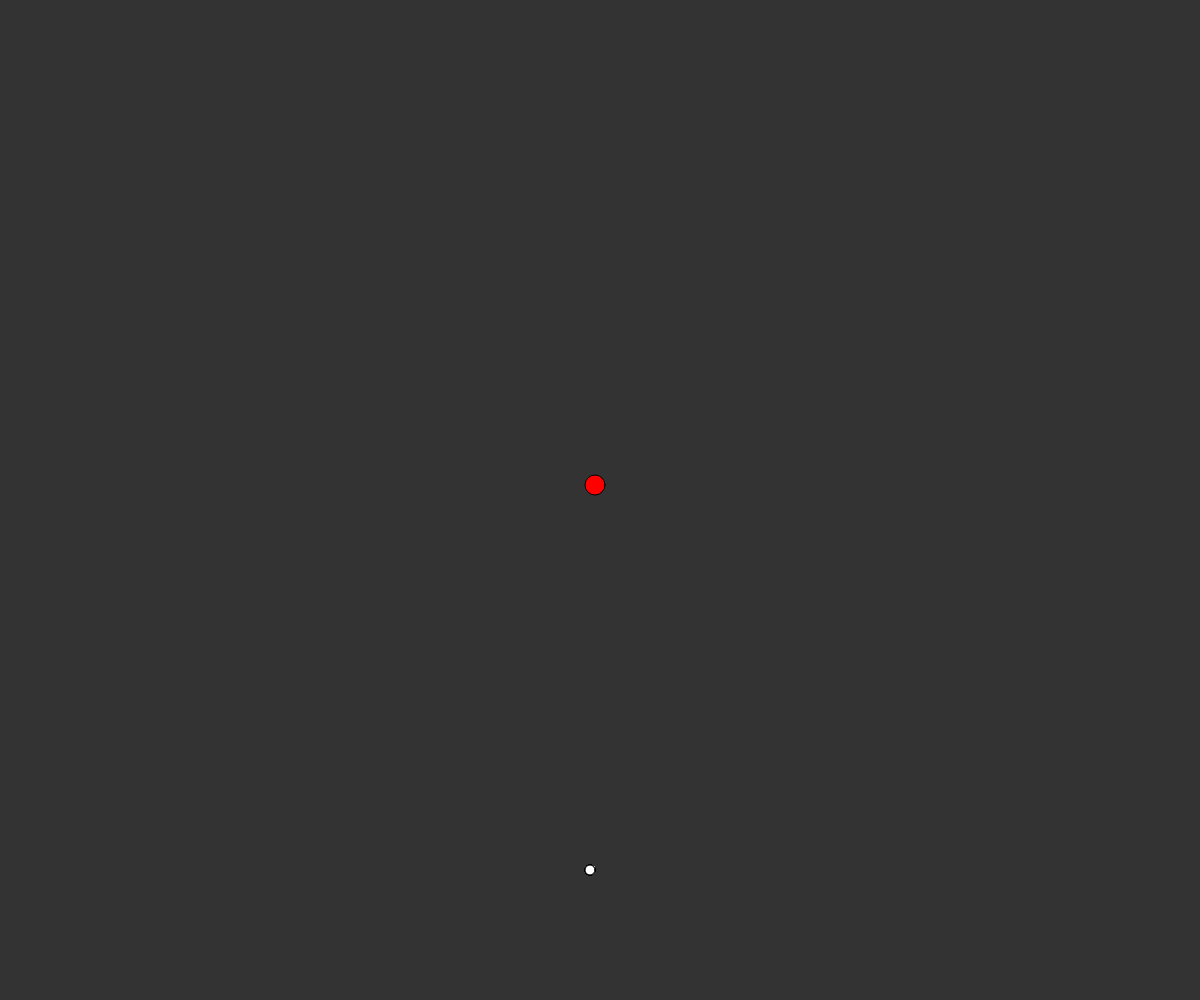
Frame 1 (no input)
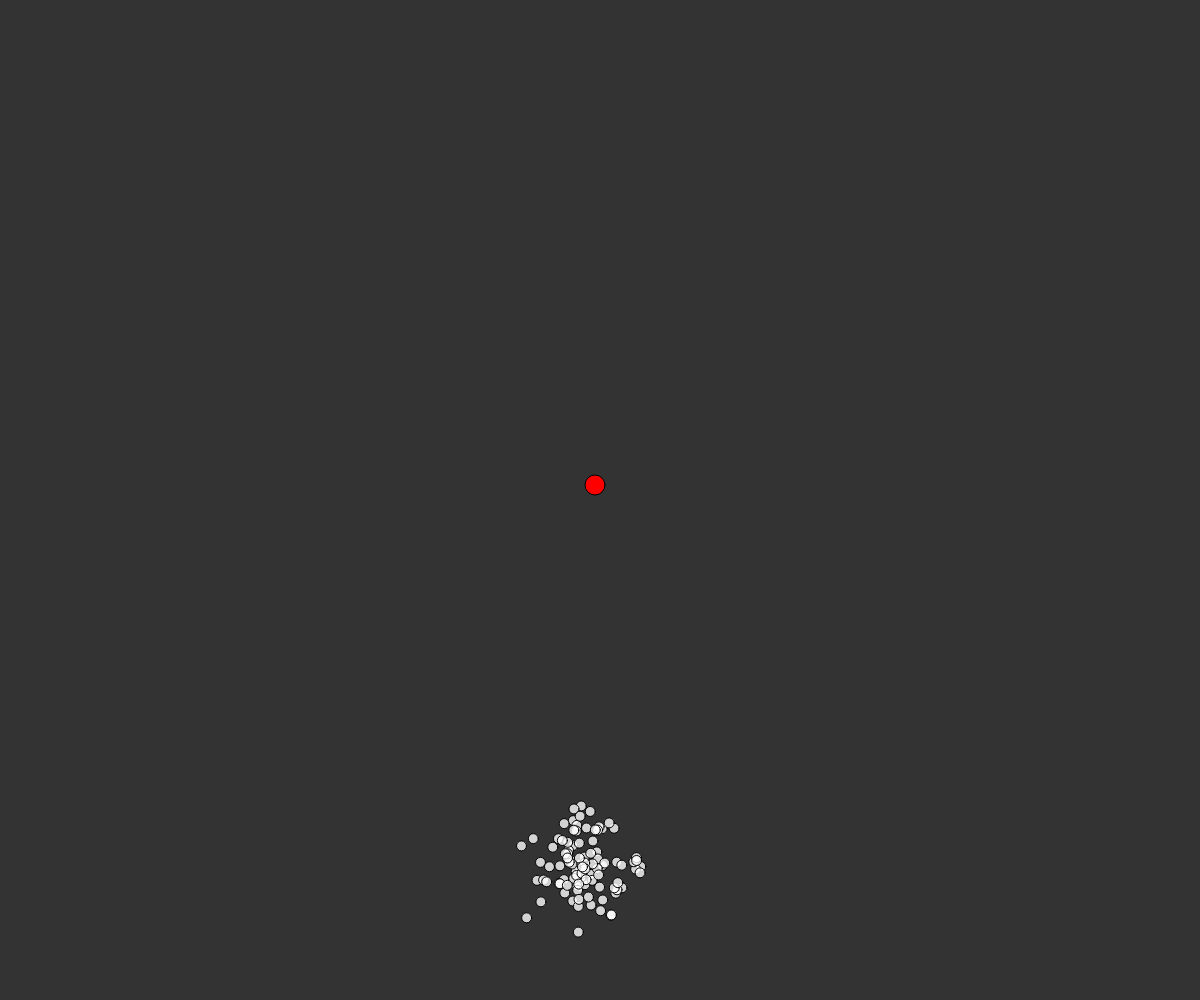
Frame 60 (no input)
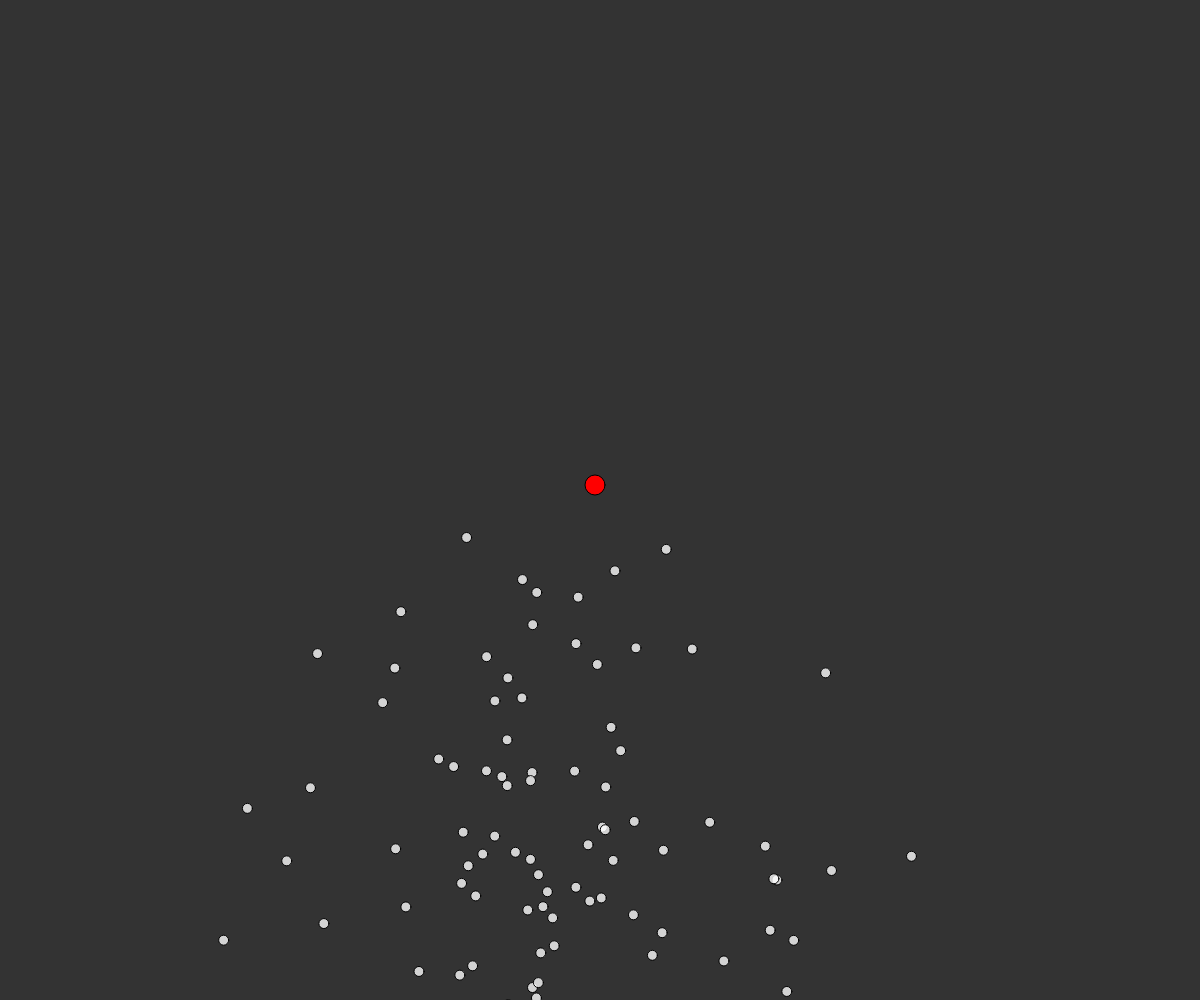
Frame 120 (the mouse pressed at the canvas centre since frame 60)

The p5.js sketch that drew these frames (run headless with seeded random() and noise() and a simulated clock; from frame 60 on, the mouse is pressed at the canvas centre):

// p5.js sketch
// ── sketch.js
let w = 10;
let h = 30;
let rockets = new Array();
let g = -0.0;
let x_target = 0;
let y_target = -500;
let Ratio = 5;
let rocketpower = 0.01;


function setup() {
	createCanvas(windowWidth, windowHeight);

	for (let i = 0; i < 100; i++) {
		/* 		V0 = createVector(random(-1, 1), 1).setMag(random(2, 5));
		 */
		V0 = createVector(0, 0)
		A0 = createVector(0, g);
		rockets[i] = new Rocket(0, -100, V0, A0, 100);
	}

	slider = createSlider(0.001, 0.5);


}

function draw() {
	background(51);
	translate(width / 2 - w / 2, height - h / 2)
	slider.show();

	push();
	fill(255,0,0)
	ellipse(x_target, y_target, 20, 20);
	pop();

	for (let i = 0; i < rockets.length; i++) {
		rockets[i].update();
		rockets[i].show();
	}


	let fmax = 0;

	if (rockets[0].ThrusterCount >= 200) {
		let MatingPool = new Array();
		let childrockets = new Array();
		for (let i = 0; i < rockets.length; i++) {
			let f = floor(rockets[i].fitness(x_target, y_target) * 100);
			if (f > fmax){ fmax = f;}
			for (let j = 0; j < f; j++) {
				MatingPool.push(rockets[i]);
			}
		}


		for (let i = 0; i < rockets.length; i++) {
			let mom = random(MatingPool);
			let dad = random(MatingPool);

			childrockets[i] = mom.mate(dad);
		}

		rockets = childrockets;

	}







}
// ── DNA.js
class DNA {
    constructor(Arr) {
        this.Genes = new Array();
        this.Genes = Arr;
    }

    mutate(index) {
        let MutChance = random();
        if (MutChance <= 0.0006) {
            let newGene = createVector(random(-1, 1), random(-1, 1));
            newGene.normalize();
            newGene.setMag(random(rocketpower/3));
            this.Genes[index].add(newGene);
            return 1;
        } else {
            return 0;
        }
    }

    crossover(other) {
        if (this.Genes.length !== other.Genes.length) {
            return;
        }

        let newGenes = new Array();

        for (let i = 0; i < this.Genes.length; i++) {
            let RandomPick = random();
            if (RandomPick >= 0.5) {
                newGenes[i] = this.Genes[i];
            } else {
                newGenes[i] = other.Genes[i];
            }
        }

        let newDNA = new DNA(newGenes)
        return newDNA;
    }
}
// ── Rocket.js


class Rocket {
    constructor(x, y, V_, A_, n) {
        this.x = x;
        this.x0 = x;
        this.y = y;
        this.y0 = y;
        this.V = V_;
        this.StartV = V_;
        this.A = A_;
        this.StartA = A_;
        let GenesArray = new Array();

        for (let i = 0; i < n; i++) {
            GenesArray[i] = createVector(random(-1, 1), random(-1, 1));
            GenesArray[i].normalize();
            GenesArray[i].setMag(random(rocketpower));
        }
        this.ThrusterDNA = new DNA(GenesArray);

        this.ThrusterCount = 0;
    }

    show() {

        fill(255, 200);
        ellipse(this.x - w / 2, this.y - h / 2, w, w)
    }

    setDNA(newDNA) {
        this.ThrusterDNA = [];
        this.ThrusterDNA = newDNA;
    }

    update() {

        if (this.ThrusterCount < this.ThrusterDNA.Genes.length) {
            this.A.x += this.ThrusterDNA.Genes[this.ThrusterCount].x;
            this.A.y += this.ThrusterDNA.Genes[this.ThrusterCount].y;
            this.ThrusterCount += 1;
        } else {
            this.A.set(0, 0)
            this.ThrusterCount += 1;
        }

        this.V.x += this.A.x;
        this.V.y += this.A.y;

        this.x += this.V.x;
        this.y -= this.V.y;


    }

    fitness(x, y) {
        let d = dist(this.x, this.y, x, y);
        let fit = dist(this.x0, this.y0, x, y) / d;
        return fit;
    }

    mate(other) {

        let x = this.x0;
        let y = this.y0;
        let newV = createVector(0,0);
        let newA = createVector(0,0);
        let n = this.n;

        let VPickChance = random();
        let APickChance = random();

        /* if (VPickChance <= 0.5) {
            newV = this.StartV;
        } else {
            newV = other.StartV;
        }

        if (APickChance <= 0.5) {
            newA = this.StartA;
        } else {
            newA = other.StartA;
        } */


        let childRocket = new Rocket(x, y, newV, newA, n);

        let nmutations = 0;

        let childDNA = this.ThrusterDNA.crossover(other.ThrusterDNA);
        /* for (let i = 0; i < childDNA.Genes.length; i++) {
            nmutations += childDNA.mutate(i);
        } */

        childRocket.setDNA(childDNA);

        return childRocket;
    }

}
